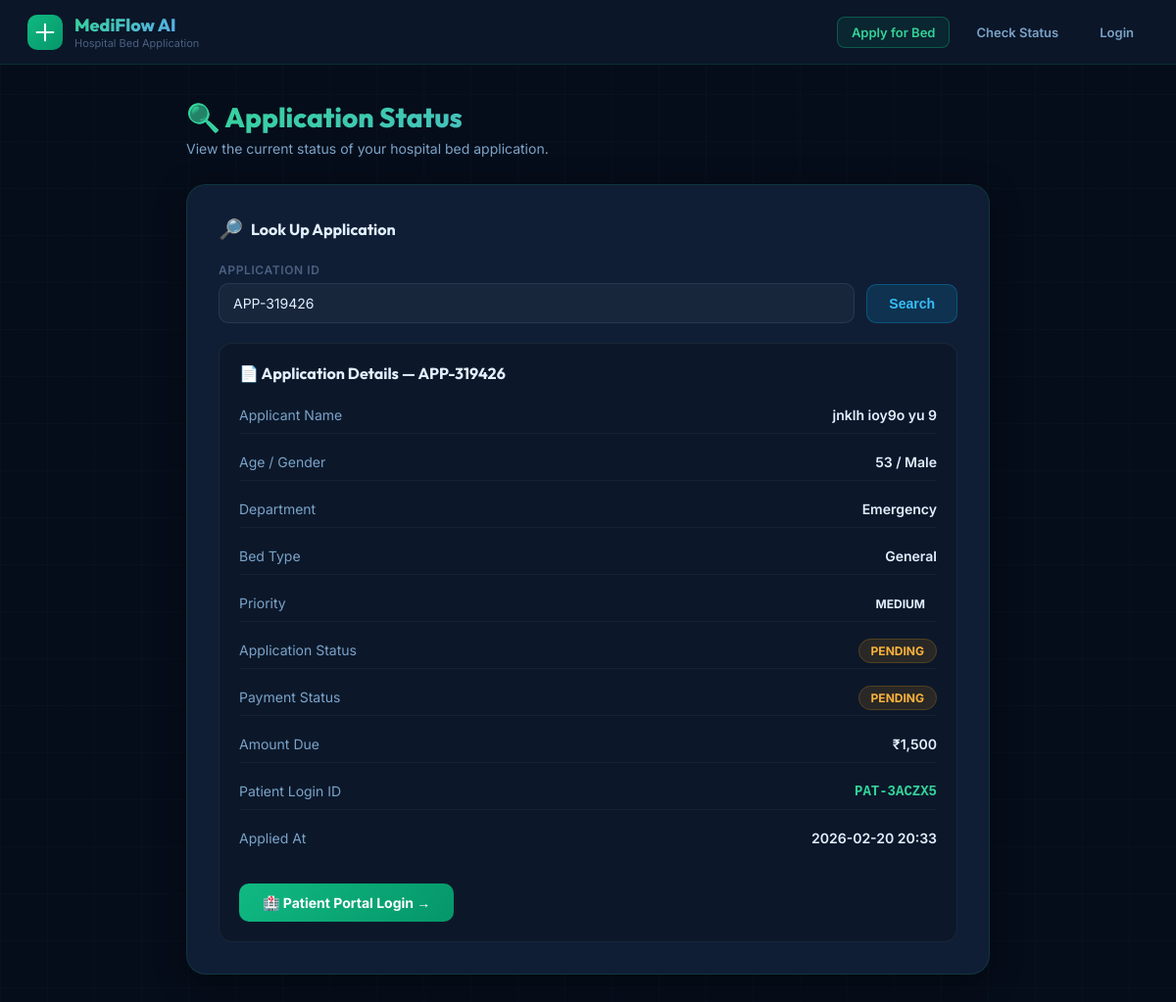
Screenshot of /application-status?id=APP-319426 with the database file from the repository.
### tables this page shows
CREATE TABLE bed_applications (
    id TEXT PRIMARY KEY,
    applicant_name TEXT NOT NULL,
    age INTEGER NOT NULL,
    gender TEXT NOT NULL,
    contact TEXT NOT NULL,
    address TEXT NOT NULL,
    department TEXT NOT NULL,
    bed_type TEXT NOT NULL,
    reason TEXT NOT NULL,
    priority TEXT DEFAULT "medium",
    status TEXT DEFAULT "pending",
    payment_status TEXT DEFAULT "pending",
    payment_amount REAL DEFAULT 0.0,
    user_id TEXT,
    password_plain TEXT,
    password_hash TEXT,
    applied_at TEXT NOT NULL,
    notes TEXT DEFAULT ""
);

### backend/routes.py (the view)
@main_bp.route('/application-status')
def application_status():
    app_id = request.args.get('id', '').strip().upper()
    result = None
    error  = None
    if app_id:
        conn = get_db()
        row = conn.execute(
            'SELECT * FROM bed_applications WHERE id=?', (app_id,)
        ).fetchone()
        conn.close()
        if row:
            result = dict(row)
        else:
            error = f'No application found with ID "{app_id}".'
    return render_template('apply.html', lookup=result, lookup_error=error, lookup_id=app_id)

### backend/database.py (called while the page is built)
def get_db():
    conn = sqlite3.connect(DB_PATH)
    conn.row_factory = sqlite3.Row
    return conn

### templates/apply.html (shortened to what this page needs)
<!DOCTYPE html>
<html lang="en">
<head>
</head>
<body>
    <header class="topbar">
        <div class="brand">
            <div class="brand-icon">
                <svg viewBox="0 0 24 24" fill="none">
                    <path d="M12 2v20M2 12h20" stroke="#fff" stroke-width="2.5" stroke-linecap="round" />
                </svg>
            </div>
            <div>
                <div class="brand-name">MediFlow AI</div>
                <div class="brand-sub">Hospital Bed Application</div>
            </div>
        </div>
        <div class="topbar-links">
            <a href="/apply" class="active">Apply for Bed</a>
            <a href="/application-status">Check Status</a>
            <a href="/login">Login</a>
        </div>
    </header>
    <div class="page">
        {% if success %}
        <div class="section-head">
            <h1>🎉 Application Submitted!</h1>
            <p>Your hospital bed application has been received. Please save your credentials below.</p>
        </div>
        <div class="steps">
            <div class="step done">
                <div class="step-num">✓</div>
                <div class="step-lbl">Applied</div>
            </div>
            <div class="step active">
                <div class="step-num">2</div>
                <div class="step-lbl">Under Review</div>
            </div>
            <div class="step">
                <div class="step-num">3</div>
                <div class="step-lbl">Approved</div>
            </div>
            <div class="step">
                <div class="step-num">4</div>
                <div class="step-lbl">Payment</div>
            </div>
            <div class="step">
                <div class="step-num">5</div>
                <div class="step-lbl">Admitted</div>
            </div>
        </div>
        <div class="success-card">
            <div class="success-badge">✅ Application Received</div>
            <h2>Welcome, {{ success.name }}!</h2>
            <p>Your application has been submitted successfully. Keep your Application ID and login credentials safe —
                you will need them to track your status and log into the patient portal once approved.</p>
            <div class="cred-grid">
                <div class="cred-box app-id">
                    <div class="cred-lbl">📋 Application ID</div>
                    <div class="cred-val">{{ success.app_id }}</div>
                </div>
                <div class="cred-box user-id">
                    <div class="cred-lbl">👤 Patient Login ID</div>
                    <div class="cred-val">{{ success.user_id }}</div>
                </div>
                <div class="cred-box pwd">
                    <div class="cred-lbl">🔑 Auto-generated Password</div>
                    <div class="cred-val" id="pwdVal">{{ success.password }}</div>
                </div>
                <div class="cred-box amt">
                    <div class="cred-lbl">💳 Payable Amount</div>
                    <div class="cred-val">₹{{ "{:,.0f}".format(success.amount) }}</div>
                </div>
            </div>
            <div class="warn-note">
                <span>⚠️</span>
                <div>This is the <strong>only time</strong> your password will be shown. Please copy and save it now.
                    Use your <strong>Patient Login ID</strong> and this password to log in to the patient portal after
                    your application is approved.</div>
            </div>
            <div class="info-rows">
                <div class="info-row"><span class="lk">Bed Type</span><span class="lv">{{ success.bed_type }}</span>
                </div>
                <div class="info-row"><span class="lk">Department</span><span class="lv">{{ success.dept }}</span></div>
                <div class="info-row"><span class="lk">Priority</span>
                    <span class="lv"><span class="pill pending">{{ success.priority | upper }}</span></span>
                </div>
                <div class="info-row"><span class="lk">Application Status</span>
                    <span class="lv"><span class="pill pending">PENDING REVIEW</span></span>
                </div>
                <div class="info-row"><span class="lk">Payment Status</span>
                    <span class="lv"><span class="pill pending">PENDING</span></span>
                </div>
                <div class="info-row"><span class="lk">Applied At</span><span class="lv">{{ success.applied }}</span>
                </div>
            </div>
            <div style="display:flex;gap:12px;flex-wrap:wrap;align-items:center">
                <button class="btn-copy" onclick="copyAll()">📋 Copy All Credentials</button>
                <a href="/application-status?id={{ success.app_id }}" class="btn-copy">🔍 Track My Application</a>
                <a href="/login" class="btn-login">🏥 Go to Patient Login →</a>
            </div>
        </div>
        <script>
            function copyAll() {
                const txt = `Application ID: {{ success.app_id }}\nLogin ID: {{ success.user_id }}\nPassword: {{ success.password }}\nAmount: ₹{{ "{:,.0f}".format(success.amount) }}`;
                navigator.clipboard.writeText(txt).then(() => {
                    const btn = document.querySelector('.btn-copy');
                    btn.textContent = '✅ Copied!';
                    setTimeout(() => btn.textContent = '📋 Copy All Credentials', 2000);
                });
            }
        </script>
        {% elif lookup is defined and lookup_id %}
        <div class="section-head">
            <h1>🔍 Application Status</h1>
            <p>View the current status of your hospital bed application.</p>
        </div>
        <div class="card">
            <div class="card-title"><span>🔎</span> Look Up Application</div>
            <form class="lookup-form" action="/application-status" method="get">
                <div class="field">
                    <label>Application ID</label>
                    <input type="text" name="id" placeholder="e.g. APP-123456" value="{{ lookup_id }}" />
                </div>
                <button type="submit" class="btn-lookup">Search</button>
            </form>
            {% if lookup %}
            <div class="lookup-result">
                <h3>📄 Application Details — {{ lookup.id }}</h3>
                <div class="info-rows">
                    <div class="info-row"><span class="lk">Applicant Name</span><span class="lv">{{
                            lookup.applicant_name }}</span></div>
                    <div class="info-row"><span class="lk">Age / Gender</span><span class="lv">{{ lookup.age }} / {{
                            lookup.gender | capitalize }}</span></div>
                    <div class="info-row"><span class="lk">Department</span><span class="lv">{{ lookup.department
                            }}</span></div>
                    <div class="info-row"><span class="lk">Bed Type</span><span class="lv">{{ lookup.bed_type |
                            capitalize }}</span></div>
                    <div class="info-row"><span class="lk">Priority</span>
                        <span class="lv"><span class="pill {{ lookup.priority }}">{{ lookup.priority | upper
                                }}</span></span>
                    </div>
                    <div class="info-row"><span class="lk">Application Status</span>
                        <span class="lv"><span class="pill {{ lookup.status }}">{{ lookup.status | upper
                                }}</span></span>
                    </div>
                    <div class="info-row"><span class="lk">Payment Status</span>
                        <span class="lv"><span class="pill {{ lookup.payment_status }}">{{ lookup.payment_status | upper
                                }}</span></span>
                    </div>
                    <div class="info-row"><span class="lk">Amount Due</span><span class="lv">₹{{
                            "{:,.0f}".format(lookup.payment_amount) }}</span></div>
                    <div class="info-row"><span class="lk">Patient Login ID</span><span class="lv"
                            style="color:#34D399;font-family:monospace">{{ lookup.user_id }}</span></div>
                    <div class="info-row"><span class="lk">Applied At</span><span class="lv">{{ lookup.applied_at
                            }}</span></div>
                </div>
                <a href="/login" class="btn-login" style="margin-top:4px">🏥 Patient Portal Login →</a>
            </div>
            {% endif %}
        </div>
        {% endif %}
    </div>
</body>
</html>

### rows the page displays
bed_applications: id "APP-319426", applicant_name "jnklh ioy9o yu 9", age "53", gender "Male", department "Emergency", bed_type "General", priority "MEDIUM", status "PENDING", payment_status "PENDING", payment_amount "1,500", user_id "PAT-3ACZX5", applied_at "2026-02-20 20:33"
